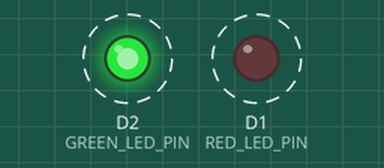
Bench run of a sketch on a simulated ESP8266 (NodeMCU). Shown: output pins drawn as LEDs (lit = HIGH). Dashed ring = blinking.

Above: at 0.5 s.
Timing chart, 0 to 4.6 s (numbered marks = the images above):
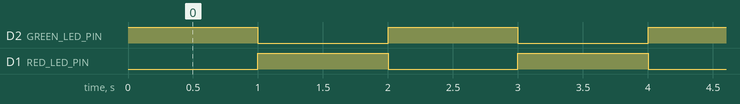

The sketch:

TC_02.ino
```cpp
#define RED_LED_PIN D1
#define GREEN_LED_PIN D2

//Blink LEDs alternating with a period of 2s

// Only a wrapper for ease of access
// Will be run in the setup() section
void setup() {
  pinMode(GREEN_LED_PIN, OUTPUT);
  pinMode(RED_LED_PIN, OUTPUT);
}

void loop() {
  digitalWrite(GREEN_LED_PIN, HIGH);
  digitalWrite(RED_LED_PIN, LOW);
  delay(1000);

  digitalWrite(GREEN_LED_PIN, LOW);
  digitalWrite(RED_LED_PIN, HIGH);
  delay(1000);
}
```

Measured:
- by itself, D2 (GREEN_LED_PIN), D1 (RED_LED_PIN): alternates HIGH for 1.0 s and LOW for 1.0 s
